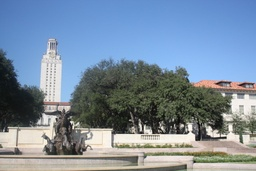
#> input picture ncc_feature_matching_harris_corner_detector_affine_transform/uttower_left.jpg, 256 x 171 px, shrunk from 1024 x 683 before the run, found by its file name
$ python main.py
#> lines starting #> are read from the running program, lines starting #| are printed output that depends on the picture; long printed decimals are rounded
### ncc_feature_matching_harris_corner_detector_affine_transform/old.py
import numpy as np

def generate_gaussian_kernel(sigma):
    kernel = np.linspace(-3 * sigma, 3 * sigma, 6 * sigma + 1)
    kernel = np.exp(-0.5 * np.square(kernel) / (sigma ** 2))
    kernel = np.outer(kernel, kernel)
    return kernel / np.sum(kernel)


def guassian_filter(image: np.ndarray, sigma):
    kernel = generate_gaussian_kernel(sigma)
    output_image = np.pad(image, (3 * sigma, 3 * sigma), 'edge')
    output_image = convolution2d(image, output_image, kernel, sigma)
    return output_image


def convolution2d(original_image, image: np.ndarray, kernel, sigma):
    image_row, image_col = image.shape
    output_image = np.matrix.copy(original_image)
    for r in range(3 * sigma, image_row - 3 * sigma):
        for c in range(3 * sigma, image_col - 3 * sigma):
            output_image[r - 3 * sigma, c - 3 * sigma] = np.sum(
                np.multiply(kernel, image[r - 3 * sigma:r + 3 * sigma + 1, c - 3 * sigma:c + 3 * sigma + 1]))
    return output_image

def sobel_filter(image:np.ndarray):
    padded_image = np.pad(image, (1, 1), 'edge')

    vertical_mask = np.array([[-1, 0, 1], [-2, 0, 2], [-1, 0, 1]])
    horizontal_mask = np.flip(vertical_mask.T, axis=0)

    output_image_row, output_image_col = padded_image.shape
    input_image_row, input_image_col = image.shape
    gx = np.ndarray((input_image_row, input_image_col))
    gy = np.ndarray((input_image_row, input_image_col))

    for r in range(1, output_image_row - 1):
        for c in range(1, output_image_col - 1):
            gx[r - 1, c - 1] = np.sum(np.multiply(vertical_mask, padded_image[r - 1:r + 2, c - 1:c + 2]))
            gy[r - 1, c - 1] = np.sum(np.multiply(horizontal_mask, padded_image[r - 1:r + 2, c - 1:c + 2]))

    return gx, gy

def non_maximum_supression(filtered_image: np.ndarray):
    input_image_row, input_image_col = filtered_image.shape
    suppressed_image = np.zeros((input_image_row, input_image_col))
    for r in range(1, input_image_row - 1):
        for c in range(1, input_image_col - 1):
            pixel_value = filtered_image[r][c]
            kernel = filtered_image[r - 1:r + 2, c - 1:c + 2]
            max = kernel.max()
            if max > pixel_value:
                suppressed_image[r, c] = 0
            else:
                suppressed_image[r, c] = pixel_value

    return suppressed_image

### ncc_feature_matching_harris_corner_detector_affine_transform/main.py
import math
import random
import cv2
import numpy as np
import old

def harris_corner_detector(image: np.ndarray, sigma, alpha, original_image: np.ndarray):
    rows, columns = image.shape

    gx, gy = old.sobel_filter(image)

    gx_padded = np.pad(gx, (3 * sigma, 3 * sigma), 'edge')
    gy_padded = np.pad(gy, (3 * sigma, 3 * sigma), 'edge')

    all_corners_image = np.zeros((rows,columns))

    '''
    Each Pixel will be a 2x2 array
    The first element is the sum of the squares of the x graident in a window the size of the gaussian kernel
    The fourth element is the sum of the elements in the The first element is the sum of the squares of the x graident in a window the size of the gaussian kernel
    The diagonals are the sum of the multiplications of x and y

    If trace > 1 it is a corner
    '''

    gx_squared = np.square(gx_padded)
    gy_squared = np.square(gy_padded)
    gxy = np.multiply(gy_padded,gx_padded)

    output_img = cv2.cvtColor(original_image.copy(), cv2.COLOR_GRAY2RGB)

    for r in range(3 * sigma, rows - 3 * sigma):
        for c in range(3 * sigma, columns - 3 * sigma):
            Ixx = np.sum(gx_squared[r-3 * sigma:r+3*sigma+1,c - 3 * sigma:c + 3 * sigma + 1])
            Iyy = np.sum(gy_squared[r - 3 * sigma:r + 3 * sigma + 1, c - 3 * sigma:c + 3 * sigma + 1])
            Ixy = np.sum(gxy[r - 3 * sigma:r + 3 * sigma + 1, c - 3 * sigma:c + 3 * sigma + 1])

            determinant = (Ixx * Iyy) - Ixy**2
            trace = Ixx + Iyy
            #R is threshold that must be overcome

            R = determinant - alpha*(trace**2)
            if R > 1:
                all_corners_image[r - 3 * sigma,c - 3 * sigma] = R

    highest_corner_values_image = np.zeros((rows, columns))

    for x in range(0,1000):
        highest_index = np.unravel_index(np.argmax(all_corners_image),all_corners_image.shape)
        highest_corner_values_image[highest_index] = all_corners_image[highest_index]
        all_corners_image[highest_index] = 0

    nms_image = old.non_maximum_supression(highest_corner_values_image)

    feature_list = []
    for r in range(0,rows):
        for c in range(0,columns):
            if nms_image[r][c] != 0:
                cv2.circle(output_img, (c,r), 3, (0,0,255),3)
                feature_list.append([r,c])

    #feature_list is the coordinates of the features
    return nms_image,output_img, feature_list

def feature_matching(left_image: np.ndarray, right_image: np.ndarray, left_features, right_features, N, kernel_size):
    combined_images = np.concatenate((left_image, right_image), axis=1)
    rows, columns = left_image.shape

    correlated_left_feature_coordinates = []
    correlated_right_feature_coordinates = []
    correlation_scores = np.empty(0, dtype=float)
    for x in left_features:
        g_window = left_image[x[0] - int(kernel_size/2):x[0] + int(kernel_size/2) + 1, x[1] - int(kernel_size/2):x[1] + int(kernel_size/2) + 1]
        best_correlation = 0
        best_correlation_left_image_coordinate = []
        best_correlation_right_image_coordinate = []

        g_window_mean = np.mean(g_window)
        g_window = np.subtract(g_window,g_window_mean)

        for y in right_features:
            f_window = right_image[y[0] - int(kernel_size/2):y[0] + int(kernel_size/2) + 1, y[1] - int(kernel_size/2):y[1] + int(kernel_size/2) + 1]
            f_window_mean = np.mean(f_window)
            f_window = np.subtract(f_window, f_window_mean)
            ncc_numerator = np.sum(g_window*f_window)

            ncc_denominator = math.sqrt(np.multiply(np.sum(np.square(g_window)), np.sum(np.square(f_window))))

            correlation_score = ncc_numerator / ncc_denominator

            if correlation_score > best_correlation:
                best_correlation = correlation_score
                best_correlation_left_image_coordinate = [x[1],x[0]]
                best_correlation_right_image_coordinate = [y[1],y[0]]

        correlated_left_feature_coordinates.append(best_correlation_left_image_coordinate)
        correlated_right_feature_coordinates.append(best_correlation_right_image_coordinate)
        correlation_scores = np.append(correlation_scores, best_correlation)
        #print("The correlation between points " + str(best_correlation_left_image_coordinate) + " and "  + str(best_correlation_right_image_coordinate) + " is " + str(best_correlation))

    combined_images = cv2.cvtColor(combined_images.copy(), cv2.COLOR_GRAY2RGB)

    correlation_scores,correlated_left_feature_coordinates, \
    correlated_right_feature_coordinates, = \
    (list(t) for t in zip(*sorted(zip(correlation_scores,correlated_left_feature_coordinates, \
    correlated_right_feature_coordinates))))

    highest_correlations = []
    index = len(correlation_scores) - 1

    highest_correlations_left = []
    highest_correlations_right = []

    while len(highest_correlations) < N and index >=0:
        left_feature = correlated_left_feature_coordinates[index]
        right_feature = correlated_right_feature_coordinates[index]

        if not [a for a in highest_correlations if left_feature in a or right_feature in a]:
            highest_correlations += ([(left_feature, right_feature)])
            pt1 = (left_feature[0], left_feature[1])
            pt2 = (right_feature[0] + columns, right_feature[1])
            highest_correlations_left.append([left_feature[0], left_feature[1]])
            highest_correlations_right.append([right_feature[0], right_feature[1]])
            cv2.line(combined_images, pt1, pt2, (0, 0, 255), 1, cv2.LINE_AA)

        index-=1

    return combined_images, highest_correlations_left, highest_correlations_right

def ransac(left_features_original: list, right_features_original: list, error_threshold, inlier_threshold):
    N = float('inf')
    left_features = left_features_original.copy()
    right_features = right_features_original.copy()
    lowest_error = 0
    ransac_iterations = 0
    highest_num_of_inliers = 0
    s = 3
    best_matrix = []

    while N > ransac_iterations:
        error = 0
        pt1 = random.choice(left_features)
        index = left_features.index(pt1)
        pt1_prime = right_features[index]
        left_features.remove(pt1)
        right_features.remove(pt1_prime)

        pt2 = random.choice(left_features)
        index = left_features.index(pt2)
        pt2_prime = right_features[index]
        left_features.remove(pt2)
        right_features.remove(pt2_prime)

        pt3 = random.choice(left_features)
        index = left_features.index(pt3)
        pt3_prime = right_features[index]
        left_features.remove(pt3)
        right_features.remove(pt3_prime)

        points = [pt1,pt2,pt3]

        X = np.ndarray((6, 6), np.uint64)

        for points_index in range(0, len(points)):
            X[2 * points_index] = [points[points_index][0], points[points_index][1], 1, 0, 0, 0]
            X[2 * points_index + 1] = [0, 0, 0, points[points_index][0], points[points_index][1], 1]

        primes = np.array([pt1_prime,pt2_prime,pt3_prime]).reshape(6,1)

        if np.linalg.det(X) == 0:
            continue
        affine_transformation_matrix = np.linalg.solve(X,primes).reshape(2,3)

        inliers = []

        for original_point,prime_point in zip(left_features, right_features):
            og = [original_point[0], original_point[1], 1]
            projected_point = np.dot(affine_transformation_matrix, og)
            distance = math.sqrt(pow(projected_point[0] - prime_point[0],2)+pow(projected_point[1] - prime_point[1],2))
            #print("Projected Point: " + str(projected_point) + " has a distance of: " + str(distance) + " from prime point: " + str(prime_point))

            if distance <= error_threshold:
                #print("Projected Point: " + str(projected_point) + " is an inlier with a distance of: " + str(distance))
                inliers.append(projected_point)
                error += distance

        if len(inliers) >= inlier_threshold:
            error/= len(inliers)
            return affine_transformation_matrix, error,ransac_iterations

        else:
            if len(inliers) > highest_num_of_inliers:
                best_matrix = affine_transformation_matrix
                highest_num_of_inliers = len(inliers)
                lowest_error = error/len(inliers)

            left_features.append(pt1)
            left_features.append(pt2)
            left_features.append(pt3)

            right_features.append(pt1_prime)
            right_features.append(pt2_prime)
            right_features.append(pt3_prime)

            if not len(inliers) == 0:
                e = 1 - (len(inliers) / len(left_features))
                #print("len of inliers = " + str(len(inliers)))
                #print("e is " + str(e))
                N = math.log(e)/math.log(1-(1-e)**s)
                #print("N is " + str(N))
            ransac_iterations += 1

    return best_matrix,lowest_error,ransac_iterations

if __name__ == '__main__':
    left_image_source = "/home/bmirisola/PycharmProjects/558/hw3/uttower_left.jpg"
    right_image_source = "/home/bmirisola/PycharmProjects/558/hw3/uttower_right.jpg"
    left_image = cv2.imread(left_image_source, cv2.IMREAD_GRAYSCALE)
    right_image = cv2.imread(right_image_source, cv2.IMREAD_GRAYSCALE)
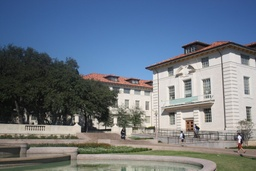
#> input picture ncc_feature_matching_harris_corner_detector_affine_transform/uttower_right.jpg, 256 x 171 px, shrunk from 1024 x 683 before the run, found by its file name

    sigma = 2
    alpha = .06

    left_image_blurred = old.guassian_filter(left_image, sigma)
    right_image_blurred = old.guassian_filter(right_image, sigma)

    left_corner_features, left_harris, left_feature_list = harris_corner_detector(left_image_blurred, sigma,alpha, left_image)
#> the loop in harris_corner_detector, `for x in range(0,1000):` made 1000 passes
#> highest_index on passes 1 to 3: (136, 200), (130, 188), (136, 199)
#> after the loop in harris_corner_detector, `for r in range(0,rows):`:
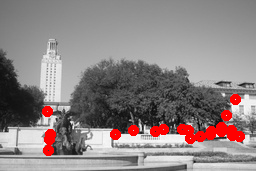
#> output_img: shape (171, 256, 3); mean B, G, R 131.1, 131.1, 141.1
#> after the loop in harris_corner_detector, `for r in range(0,rows):`: feature_list = [[99, 235], [111, 47], [115, 226], [127, 221], [129, 163], [129, 182], [130, 133], [130, 188], [130, 231], [131, 155], [131, 211], [131, 221], [134, 50], [134, 115], [134, 210], [135, 232], [136, 200], [136, 239], [138, 190], [139, 49], [150, 48]]
#> left_feature_list has the same summary as feature_list in harris_corner_detector
    right_corner_features, right_harris, right_feature_list = harris_corner_detector(right_image_blurred,sigma, alpha, right_image)
#> call 2 of harris_corner_detector, with sigma = 2, alpha = 0.06
#> after the loop in sobel_filter (call 2), `for r in range(1, output_image_row - 1):`:
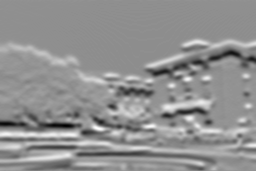
#> gy: shape (171, 256) float64; min -235, max 175, mean -1.9; drawn with min black and max white
#> the loop in harris_corner_detector (call 2), `for x in range(0,1000):` made 1000 passes
#> highest_index on passes 1 to 3: (121, 74), (122, 74), (129, 76)
#> after the loop in harris_corner_detector (call 2), `for x in range(0,1000):`:
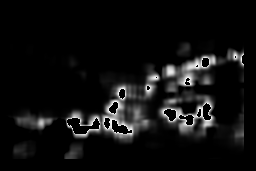
#> all_corners_image: shape (171, 256) float64; min 0, max 5.7e+11, mean 3.48e+10; drawn with min black and max white
#> after the loop in harris_corner_detector (call 2), `for r in range(0,rows):`:
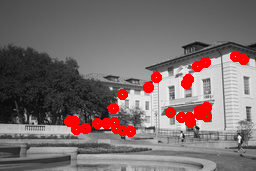
#> output_img: shape (171, 256, 3); mean B, G, R 109.5, 109.5, 122.8
#> after the loop in harris_corner_detector (call 2), `for r in range(0,rows):`: feature_list = 28 pairs, first value 56 to 131, second value 69 to 243
#> right_feature_list has the same summary as feature_list in harris_corner_detector

    N = 20
    kernel_size = 11

    both, highest_correlated_features_left, highest_correlated_features_right = feature_matching(left_image, right_image, left_feature_list, right_feature_list, N, kernel_size)
#> the loop in feature_matching, `for x in left_features:` made 21 passes
#> (x, g_window_mean) on passes 9 to 16: ([130, 231], 166), ([131, 155], 109.3), ([131, 211], 168.3), ([131, 221], 124.4), ([134, 50], 186.6), ([134, 115], 153), ([134, 210], 145.2), ([135, 232], 200.3)
#> after the loop in feature_matching, `for x in left_features:`: correlated_left_feature_coordinates = [[235, 99], [47, 111], [226, 115], [221, 127], [163, 129], [182, 129], [133, 130], [188, 130], [231, 130], [155, 131], [211, 131], [221, 131], [50, 134], [115, 134], [210, 134], [232, 135], [200, 136], [239, 136], [190, 138], [49, 139], [48, 150]]; correlated_right_feature_coordinates = [[122, 94], [69, 121], [113, 108], [205, 62], [199, 114], [69, 121], [114, 122], [74, 121], [114, 122], [106, 123], [97, 123], [106, 123], [197, 66], [235, 56], [189, 117], [235, 56], [85, 128], [122, 130], [76, 129], [206, 107], [186, 83]]; correlation_scores = 21 values, max 0.974 at index 10, min 0.313 at index 19, mean 0.655
#> in feature_matching, `correlation_scores,correlated_left_feature_coordinates, \ correlated_r..`: correlation_scores = [0.313, 0.322, 0.416, 0.446, 0.507, 0.52, 0.544, 0.578, 0.585, 0.627, 0.644, 0.668, 0.692, 0.77, 0.78, 0.816, 0.833, 0.884, 0.912, 0.935, 0.974]; correlated_left_feature_coordinates = [[49, 139], [163, 129], [210, 134], [50, 134], [231, 130], [48, 150], [47, 111], [133, 130], [239, 136], [221, 127], [115, 134], [155, 131], [200, 136], [232, 135], [182, 129], [188, 130], [226, 115], [235, 99], [190, 138], [221, 131], [211, 131]]; correlated_right_feature_coordinates = [[206, 107], [199, 114], [189, 117], [197, 66], [114, 122], [186, 83], [69, 121], [114, 122], [122, 130], [205, 62], [235, 56], [106, 123], [85, 128], [235, 56], [69, 121], [74, 121], [113, 108], [122, 94], [76, 129], [106, 123], [97, 123]]
#> in feature_matching, `index = len(correlation_scores) - 1`: index = 20
#> the loop in feature_matching, `while len(highest_correlations) < N and index >=0:` made 21 passes
#> (right_feature, pt1, pt2, index) on passes 3, 4, 5, 6, 7, 8, 9, 12: ([76, 129], (190, 138), (332, 129), 17), ([122, 94], (235, 99), (378, 94), 16), ([113, 108], (226, 115), (369, 108), 15), ([74, 121], (188, 130), (330, 121), 14), ([69, 121], (182, 129), (325, 121), 13), ([235, 56], (232, 135), (491, 56), 12), ([85, 128], (200, 136), (341, 128), 11), ([205, 62], (221, 127), (461, 62), 8)
#> after the loop in feature_matching, `while len(highest_correlations) < N and index >=0:`:
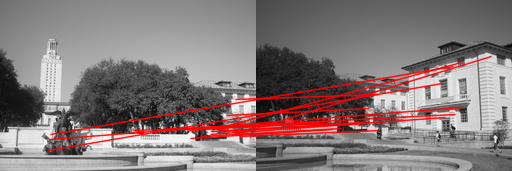
#> combined_images: shape (171, 512, 3); mean B, G, R 121.1, 121.1, 133.6
#> after the loop in feature_matching, `while len(highest_correlations) < N and index >=0:`: highest_correlations = 17 items; highest_correlations_left = [[211, 131], [221, 131], [190, 138], [235, 99], [226, 115], [188, 130], [182, 129], [232, 135], [200, 136], [221, 127], [239, 136], [133, 130], [48, 150], [50, 134], [210, 134], [163, 129], [49, 139]]; highest_correlations_right = [[97, 123], [106, 123], [76, 129], [122, 94], [113, 108], [74, 121], [69, 121], [235, 56], [85, 128], [205, 62], [122, 130], [114, 122], [186, 83], [197, 66], [189, 117], [199, 114], [206, 107]]; index = -1
#> highest_correlated_features_left has the same summary as highest_correlations_left in feature_matching; highest_correlated_features_right has the same summary as highest_correlations_right in feature_matching

    inlier_threshold = 5
    distance_threshold = 25

    print(highest_correlated_features_left)
#| [[211, 131], [221, 131], [190, 138], [235, 99], [226, 115], [188, 130], [182, 129], [232, 135], [200, 136], [221, 127], [239, 136], [133, 130], [48, 150], [50, 134], [210, 134], [163, 129], [49, 139]]
    print(highest_correlated_features_right)
#| [[97, 123], [106, 123], [76, 129], [122, 94], [113, 108], [74, 121], [69, 121], [235, 56], [85, 128], [205, 62], [122, 130], [114, 122], [186, 83], [197, 66], [189, 117], [199, 114], [206, 107]]

    a1_affine, a1_error, a1_iterations = ransac(highest_correlated_features_left, highest_correlated_features_right, distance_threshold, inlier_threshold)
#> in ransac, `left_features = left_features_original.copy()`: left_features has the same summary as highest_correlations_left in feature_matching
#> in ransac, `right_features = right_features_original.copy()`: right_features has the same summary as highest_correlations_right in feature_matching
#> the loop in ransac, `while N > ransac_iterations:` made 4 passes
#> (points, primes, best_matrix, e, N) on pass 1: ([[48, 150], [210, 134], [211, 131]], [186, 83, 189, 117, 97, 123], [[3.15, 31.72, -4722.8], [0.0128, -2, 381.7]], 0.941, 297.8)
#> after the loop in ransac, `while N > ransac_iterations:`: highest_num_of_inliers = 1; left_features = [[221, 131], [190, 138], [235, 99], [226, 115], [133, 130], [163, 129], [49, 139], [48, 150], [210, 134], [221, 127], [211, 131], [50, 134], [232, 135], [182, 129]]; lowest_error = 22.51; ransac_iterations = 3; right_features = [[106, 123], [76, 129], [122, 94], [113, 108], [114, 122], [199, 114], [206, 107], [186, 83], [189, 117], [205, 62], [97, 123], [197, 66], [235, 56], [69, 121]]
#> a1_affine = [[0.949, -0.0641, -96.03], [0.0513, 1.06, -26.97]]; a1_error = 1.8; a1_iterations = 3
    print("The a_1 affine is \n" + str(a1_affine))
#| The a_1 affine is
#| [[ 9.48717949e-01 -6.41025641e-02 -9.60256410e+01]
#|  [ 5.12820513e-02  1.06410256e+00 -2.69743590e+01]]
    print("The average a_1 error is : " + str(a1_error))
#| The average a_1 error is : 1.799
    print("Iterations is equal to: " + str(a1_iterations))
#| Iterations is equal to: 3

    a1_affine[0][2] = np.negative(a1_affine[0][2]) + 200

    warp = cv2.warpAffine(left_image, a1_affine, (left_image.shape[1] * 2, left_image.shape[0]))
    warp[0:right_image.shape[0], right_image.shape[1]:right_image.shape[1] * 2] = right_image
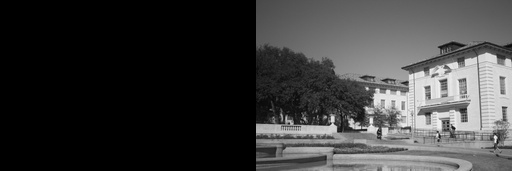
#> warp: shape (171, 512); min 0, max 249, mean 58.5

    a2_left = highest_correlated_features_left.copy()
#> a2_left has the same summary as highest_correlations_left in feature_matching
    a2_right = highest_correlated_features_right.copy()
#> a2_right has the same summary as highest_correlations_right in feature_matching

    for i in range(0, 30):
        left_row_coordinate = random.randint(0, left_image.shape[0]-1)
        left_col_coordinate = random.randint(0, left_image.shape[1]-1)
        left_pt = [left_row_coordinate, left_col_coordinate]

        right_row_coordinate = random.randint(0, left_image.shape[0] - 1)
        right_col_coordinate = random.randint(0, left_image.shape[1] - 1)

        right_pt = [right_row_coordinate, right_col_coordinate]

        a2_left.append(left_pt)
        a2_right.append(right_pt)
#> after the loop, a2_left = 47 pairs, first value 4 to 239, second value 0 to 252; a2_right = 47 pairs, first value 6 to 235, second value 32 to 252

    a2_affine, a2_error, a2_iterations = ransac(a2_left, a2_right, distance_threshold, inlier_threshold)
#> the loop in ransac, `while N > ransac_iterations:` made 3 passes
#> (points, primes, best_matrix, e, N) on pass 1: ([[100, 46], [232, 135], [81, 123]], [94, 59, 235, 56, 74, 94], [[1.07, 0.00329, -12.75], [-0.282, 0.385, 69.52]], 0.936, 253.6)
#> after the loop in ransac, `while N > ransac_iterations:`: highest_num_of_inliers = 3; left_features = 44 pairs, first value 4 to 239, second value 0 to 252; lowest_error = 14.47; ransac_iterations = 2; right_features = 44 pairs, first value 6 to 235, second value 32 to 252
#> a2_affine = [[0.577, -0.0507, -14.88], [-0.0419, -0.0765, 142.3]]; a2_error = 11.54; a2_iterations = 2
    print("The a_2 affine is \n" + str(a2_affine))
#| The a_2 affine is
#| [[ 5.77026508e-01 -5.07107184e-02 -1.48797541e+01]
#|  [-4.18747599e-02 -7.65462927e-02  1.42281886e+02]]
    print("The average a_2 error is : " + str(a2_error))
#| The average a_2 error is : 11.541
    print("a2 Iterations is equal to: " + str(a2_iterations))
#| a2 Iterations is equal to: 2

    cv2.imshow("left_harris", left_harris)
    cv2.imshow("right_harris", right_harris)
    cv2.imshow("both", both)
    cv2.imshow("warp", warp)

    cv2.waitKey(0)
    cv2.destroyAllWindows()
